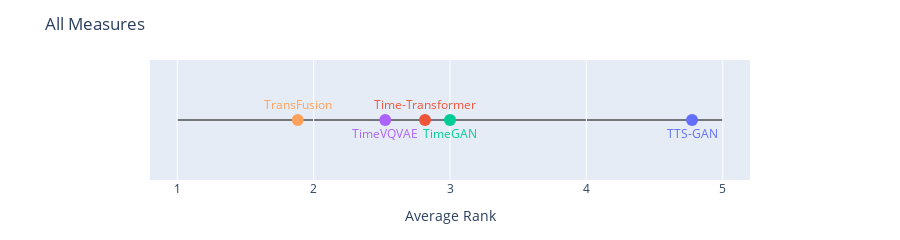

The cell this chart's notebook holds for it:
### Code cell
import plotly.graph_objects as go


def plot_average_rankings(df, title, y_offsets= [1, -1, 1, -1, 1, -1]):
    s = df.unstack(level=1).rank().mean(axis=1)

    colors = [color for _, color in zip(methods, px.colors.qualitative.Plotly)]


    fig = go.Figure(go.Scatter(
        x=s.values,
        y=[0]*len(s),
        mode="markers+text",
        text=s.index,
        textfont=dict(color=colors),
        textposition=["top center" if y>0 else "bottom center" for y in y_offsets],
        marker=dict(size=12, color=colors)
    ))

    range_max = len(df.index.get_level_values(level="Method").unique())
    print(range_max)

    # Thin horizontal number line
    fig.add_shape(type="line",
                x0=1, x1=range_max,
                y0=0, y1=0,
                line=dict(color="black", width=1),
                layer="below")

    # Layout tweaks for minimal look
    fig.update_yaxes(visible=False)
    fig.update_xaxes(range=[0.8, range_max +0.2], showgrid=True, zeroline=False)
    fig.update_layout(
        height=200,
        xaxis_title="Average Rank",
        yaxis_title="",
        showlegend=False,
        margin=dict(t=60, b=60, l=150, r=150),
        title=title,
    )

    fig.show()

plot_average_rankings(df_no_copy, "All Measures", [-1, 1, -1, -1, 1])

### Figure 1 — Plotly figure (JSON) as saved in the notebook; plotly's stock layout.template omitted (floating-point values rounded to 4 significant figures)
{"data": [{"marker": {"color": ["#636EFA", "#EF553B", "#00CC96", "#AB63FA", "#FFA15A", "#19D3F3"], "size": 12}, "mode": "markers+text", "text": ["TTS-GAN", "Time-Transformer", "TimeGAN", "TimeVQVAE", "TransFusion"], "textfont": {"color": ["#636EFA", "#EF553B", "#00CC96", "#AB63FA", "#FFA15A", "#19D3F3"]}, "textposition": ["bottom center", "top center", "bottom center", "bottom center", "top center"], "type": "scatter", "x": [4.775, 2.817, 3, 2.525, 1.883], "y": [0, 0, 0, 0, 0]}], "layout": {"height": 200, "margin": {"b": 60, "l": 150, "r": 150, "t": 60}, "shapes": [{"layer": "below", "line": {"color": "black", "width": 1}, "type": "line", "x0": 1, "x1": 5, "y0": 0, "y1": 0}], "showlegend": false, "title": {"text": "All Measures"}, "xaxis": {"range": [0.8, 5.2], "showgrid": true, "title": {"text": "Average Rank"}, "zeroline": false}, "yaxis": {"title": {"text": ""}, "visible": false}}}
